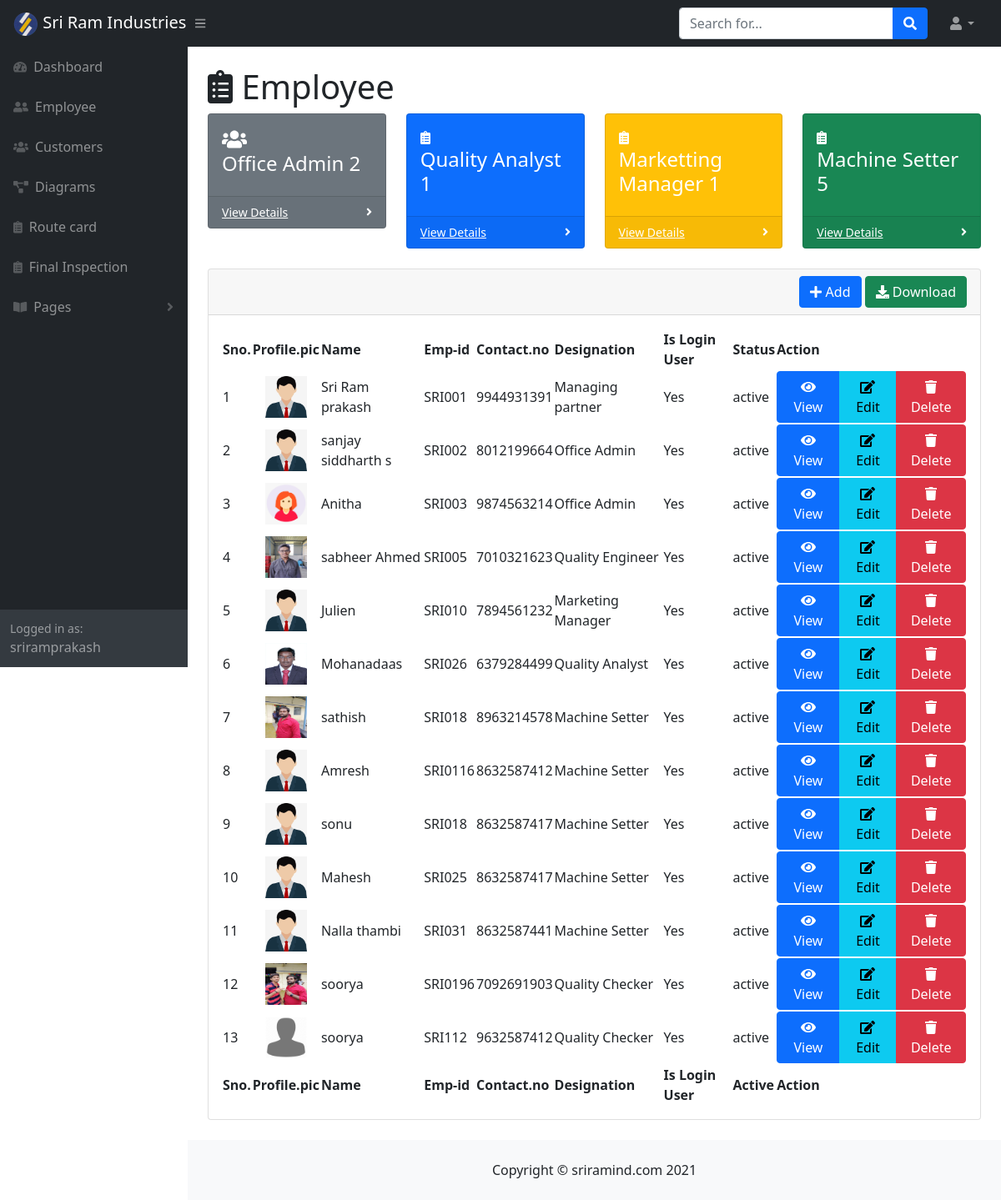
The page /view_employee_list.php (signed in) on the database its author committed.
### tables this page shows
CREATE TABLE `mst_employee` (
  `id` int(11) NOT NULL,
  `emp_name` varchar(100) NOT NULL,
  `emp_id` varchar(10) NOT NULL,
  `emp_gender` varchar(10) NOT NULL,
  `emp_date_of_birth` date NOT NULL,
  `emp_date_of_joining` date NOT NULL,
  `emp_blood_group` varchar(10) NOT NULL,
  `emp_contact_no` varchar(15) NOT NULL,
  `emp_emergency_contact_no` varchar(15) NOT NULL,
  `emp_address` varchar(150) NOT NULL,
  `emp_profile_pic` varchar(250) NOT NULL,
  `emp_role_id` int(11) DEFAULT NULL,
  `emp_designation_id` int(11) NOT NULL,
  `emp_email` varchar(100) NOT NULL,
  `emp_username` varchar(100) NOT NULL,
  `emp_password` varchar(200) NOT NULL,
  `emp_is_login_user` tinyint(1) NOT NULL,
  `created_at` datetime NOT NULL DEFAULT current_timestamp(),
  `updated_at` datetime DEFAULT current_timestamp(),
  `is_active` tinyint(1) NOT NULL,
  `is_removed` tinyint(1) NOT NULL
);

CREATE TABLE `mst_designation` (
  `id` int(11) NOT NULL,
  `designation_name` varchar(100) NOT NULL,
  `description` varchar(150) NOT NULL,
  `created_at` datetime NOT NULL,
  `updated_at` datetime NOT NULL,
  `is_active` tinyint(1) NOT NULL,
  `is_removed` tinyint(1) NOT NULL
);

### view_employee_list.php (the view, shortened to what this page needs)
<?php
include('./db_connection.php');
$query= "select me.*, mr.id role_id, mr.role_name,
md.id designation_id, md.designation_name from mst_employee me
left join mst_roles mr on mr.id = me.emp_role_id
left join mst_designation md on md.id = me.emp_designation_id where me.is_removed = false";
$eqry=mysqli_query($con,$query);
$emp_count_query="
select count(id) emp_count6 ,
(select count(id) from mst_employee where emp_designation_id=5 and  is_active=true) emp_count5,
(select count(id) from mst_employee where emp_designation_id=4 and is_active=true ) emp_count4,
(select count(id) from mst_employee where emp_designation_id=2 and is_active=true) emp_count2
from mst_employee where emp_designation_id=6 and is_active=true";
$count_eqry=mysqli_query($con,$emp_count_query);
$count_data=mysqli_fetch_array($count_eqry);
include('./header.php');
 ?>
<main>
                    <div class="container-fluid px-4">
                        <h1 class="mt-4"><i class="fas fa-clipboard-list"></i> Employee</h1>
                        <div class="row">
                            <div class="col-xl-3 col-md-6">
                                <div class="card bg-secondary text-white mb-4">
                                    <div class="card-body"><h4><i class="fas fa-users"></i><br>Office Admin <?php echo $count_data['emp_count2']; ?> </h4></div>
                                    <div class="card-footer d-flex align-items-center justify-content-between">
                                        <a class="small text-white stretched-link" href="customers.php"> View Details</a>
                                        <div class="small text-white"><i class="fas fa-angle-right"></i></div>
                                    </div>
                                </div>
                            </div>
                            <div class="col-xl-3 col-md-6">
                                <div class="card bg-primary text-white mb-4">
                                    <div class="card-body"><i class="fas fa-clipboard-list"></i><h4>Quality Analyst <?php echo $count_data['emp_count4']; ?></h4> </div>
                                    <div class="card-footer d-flex align-items-center justify-content-between">
                                        <a class="small text-white stretched-link" href="route_card_list.php">View Details</a>
                                        <div class="small text-white"><i class="fas fa-angle-right"></i></div>
                                    </div>
                                </div>
                            </div>
                            <div class="col-xl-3 col-md-6">
                                <div class="card bg-warning text-white mb-4">
                                    <div class="card-body"><i class="fas fa-clipboard-list"></i><h4>Marketting Manager <?php echo $count_data['emp_count5']; ?></h4> </div>
                                    <div class="card-footer d-flex align-items-center justify-content-between">
                                        <a class="small text-white stretched-link" href="route_card_list.php">View Details</a>
                                        <div class="small text-white"><i class="fas fa-angle-right"></i></div>
                                    </div>
                                </div>
                            </div>
                            <div class="col-xl-3 col-md-6">
                                <div class="card bg-success text-white mb-4">
                                    <div class="card-body"><i class="fas fa-clipboard-list"></i><h4>Machine Setter  <?php echo $count_data['emp_count6']; ?></h4> </div>
                                    <div class="card-footer d-flex align-items-center justify-content-between">
                                        <a class="small text-white stretched-link" href="route_card_list.php">View Details</a>
                                        <div class="small text-white"><i class="fas fa-angle-right"></i></div>
                                    </div>
                                </div>
                            </div>
                        </div>
                        <div class="card mb-4">
                            <div class="card-header text-end" >
                            <?php
                            if(in_array('can_create_customer', $_SESSION['user_permissions']))
                               echo '<a  class="btn btn-primary" href="create_employee.php" ><i class="fa fa-plus" ></i> Add</a>';
                            ?>
                            <a  class="btn btn-success" href="download_employee.php" ><i class="fa fa-download" ></i> Download </a>
                            </div>
                            <div class="card-body">
                                <table id="datatablesSimple">
                                    <thead>
                                        <tr>
                                        <th> Sno.</th>
                                            <th>Profile.pic</th>
                                            <th>Name</th>
                                            <th>Emp-id</th>
                                            <th>Contact.no</th>
                                            <th>Designation</th>
                                            <th>Is Login User</th>
                                            <th>Status</th>
                                            <th>Action</th>
                                        </tr>
                                    </thead>
                                    <tfoot>
                                    <tr>
                                            <th> Sno.</th>
                                            <th>Profile.pic</th>
                                            <th>Name</th>
                                            <th>Emp-id</th>
                                            <th>Contact.no</th>
                                            <th>Designation</th>
                                            <th>Is Login User</th>
                                            <th>Active</th>
                                            <th>Action</th>
                                        </tr>
                                    </tfoot>
                                    <tbody>
                                    <?php
                                        $sno=1;
                                        while($row=mysqli_fetch_array($eqry)){
                                    ?>
                                        <tr>
                                            <td><?php echo $sno++; ?></td>
                                             <td align="center" >
                                                <?php
                                                $ext = explode('.',$row['emp_profile_pic']);
                                                $ext_arr=array('jpg','jpeg','png');
                                                if(in_array(strtolower(end($ext)),$ext_arr) && strpos($row['emp_profile_pic'],"ploads/"))
                                                echo '<img src="'.$row['emp_profile_pic'].'" alt="Admin"  width="50" height="50">';
                                                else echo '<img src="./assets/img/unkown.png" alt="Admin" width="50" height="50">';
                                                ?>
                                            </td>
                                            <td><?php echo $row['emp_name']; ?></td>
                                            <td><?php echo $row['emp_id']; ?></td>
                                            <td><?php echo $row['emp_contact_no']; ?></td>
                                            <td><?php echo $row['designation_name']; ?></td>
                                            <td><?php
                                                if ($row['emp_is_login_user']==true)
                                                {
                                                    echo 'Yes';
                                                }
                                                else
                                                {
                                                   echo 'No';
                                                }
                                                ?>
                                            </td>
                                            <td><?php
                                                if ($row['is_active']==true)
                                                {
                                                    echo 'active';
                                                }
                                                else
                                                {
                                                   echo 'In active';
                                                }
                                                ?></td>
                                            <td>
                                                <div class="btn-group" role="group" aria-label="Basic mixed styles example">
                                                <?php
                                                    if(in_array('can_view_employee', $_SESSION['user_permissions']))
                                                        echo '<a href="view_employee.php?id='. $row['id'].'" class="btn btn-primary"> <i class="fas fa-eye"></i> View</a>';
                                                    if(in_array('can_edit_employee', $_SESSION['user_permissions']))
                                                        echo '<a href="edit_employee.php?id='. $row['id'].'" class="btn btn-info"><i class="fas fa-edit" ></i> Edit</a>';
                                                    if(in_array('can_delete_employee', $_SESSION['user_permissions']))
                                                        echo '<a href="delete_employee.php?id='. $row['id'].'" class="btn btn-danger"><i class="fa fa-trash" aria-hidden="true"></i> Delete</a>';
                                                ?>
                                                </div>
                                            </td>
                                        </tr>
                                       <?php
                                    } ?>
                                    </tbody>
                                </table>
                            </div>
                        </div>
                    </div>
                </main>
<?php include('./footer.php'); ?>

### rows shown on the page
mst_employee: emp_profile_pic (picture), emp_name "Sri Ram prakash", emp "SRI001", emp_contact_no "9944931391", mst_designation.designation_name "Managing partner", emp_is_login_user "Yes", is_active "active"
mst_employee: emp_profile_pic (picture), emp_name "sanjay siddharth s", emp "SRI002", emp_contact_no "8012199664", mst_designation.designation_name "Office Admin", emp_is_login_user "Yes", is_active "active"
mst_employee: emp_profile_pic (picture), emp_name "Anitha", emp "SRI003", emp_contact_no "9874563214", mst_designation.designation_name "Office Admin", emp_is_login_user "Yes", is_active "active"
mst_employee: emp_profile_pic (picture), emp_name "sabheer Ahmed", emp "SRI005", emp_contact_no "7010321623", mst_designation.designation_name "Quality Engineer", emp_is_login_user "Yes", is_active "active"
mst_employee: emp_profile_pic (picture), emp_name "Julien", emp "SRI010", emp_contact_no "7894561232", mst_designation.designation_name "Marketing Manager", emp_is_login_user "Yes", is_active "active"
mst_employee: emp_profile_pic (picture), emp_name "Mohanadaas", emp "SRI026", emp_contact_no "6379284499", mst_designation.designation_name "Quality Analyst", emp_is_login_user "Yes", is_active "active"
mst_employee: emp_profile_pic (picture), emp_name "sathish", emp "SRI018", emp_contact_no "8963214578", mst_designation.designation_name "Machine Setter", emp_is_login_user "Yes", is_active "active"
mst_employee: emp_profile_pic (picture), emp_name "Amresh", emp "SRI0116", emp_contact_no "8632587412", mst_designation.designation_name "Machine Setter", emp_is_login_user "Yes", is_active "active"
mst_employee: emp_profile_pic (picture), emp_name "sonu", emp "SRI018", emp_contact_no "8632587417", mst_designation.designation_name "Machine Setter", emp_is_login_user "Yes", is_active "active"
mst_employee: emp_profile_pic (picture), emp_name "Mahesh", emp "SRI025", emp_contact_no "8632587417", mst_designation.designation_name "Machine Setter", emp_is_login_user "Yes", is_active "active"
mst_employee: emp_profile_pic (picture), emp_name "Nalla thambi", emp "SRI031", emp_contact_no "8632587441", mst_designation.designation_name "Machine Setter", emp_is_login_user "Yes", is_active "active"
mst_employee: emp_profile_pic (picture), emp_name "soorya", emp "SRI0196", emp_contact_no "7092691903", mst_designation.designation_name "Quality Checker", emp_is_login_user "Yes", is_active "active"
mst_employee: emp_name "soorya", emp "SRI112", emp_contact_no "9632587412", mst_designation.designation_name "Quality Checker", emp_is_login_user "Yes", is_active "active"

### other values the page prints
$_SESSION['username'] "sriramprakash"
$count_data['emp_count2'] "2"
$count_data['emp_count4'] "1"
$count_data['emp_count5'] "1"
$count_data['emp_count6'] "5"
